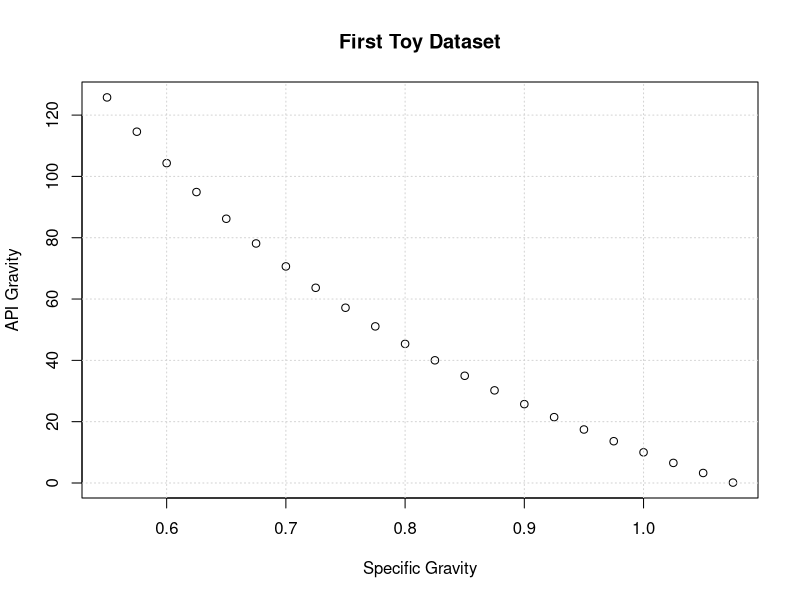
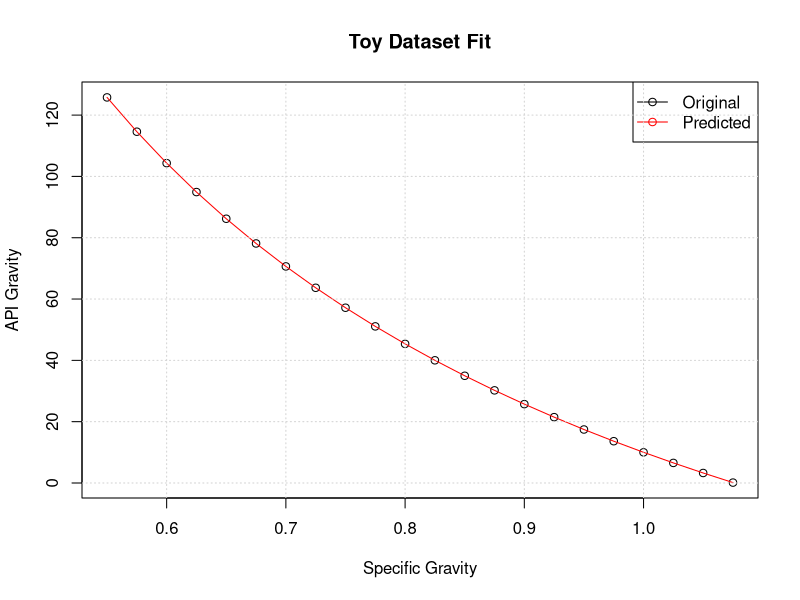

Recreate these plots in R, in order.
## ---- chunk 1
x<-seq(from=0.55,to=1.075,by=0.025)
y<-141.5/x-131.5
plot(x,y,main="First Toy Dataset",xlab="Specific Gravity",ylab="API Gravity")
grid()
## ---- chunk 2
y_fit<-141.5/x-131.5
y_raw<-141.5/x-131.5

plot(x,y_raw,main="Toy Dataset Fit",xlab="Specific Gravity",ylab="API Gravity")
lines(x,y_fit,type="l",lty=1,col="red")
legend("topright",legend=c("Original","Predicted"),col=c("black","red"),lty=c(1,1),pch=c(1,1))
grid()
